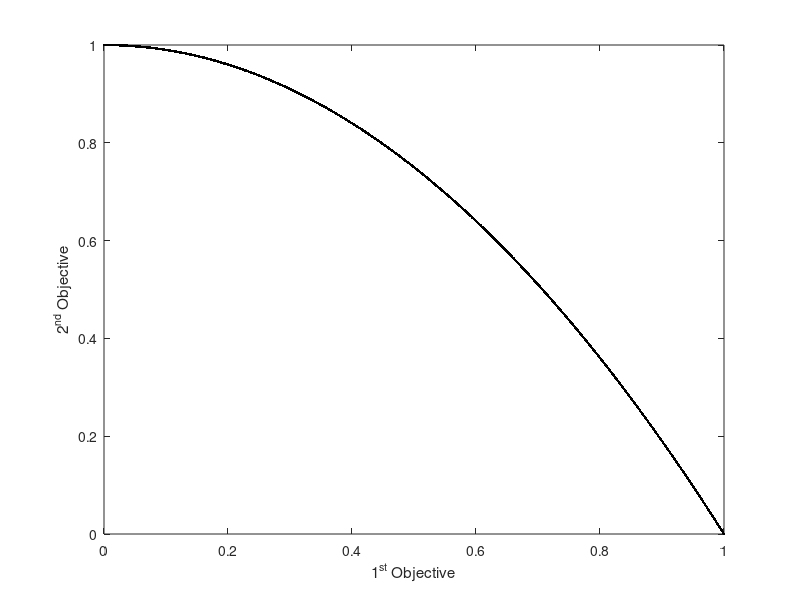

Write MATLAB code to recreate this figure.
load('ZDT2.mat');

plot(PF(:, 1), PF(:, 2), 'k.');
xlabel('1^{st} Objective');
ylabel('2^{nd} Objective');
xlim([0, 1]);
ylim([0, 1]);
